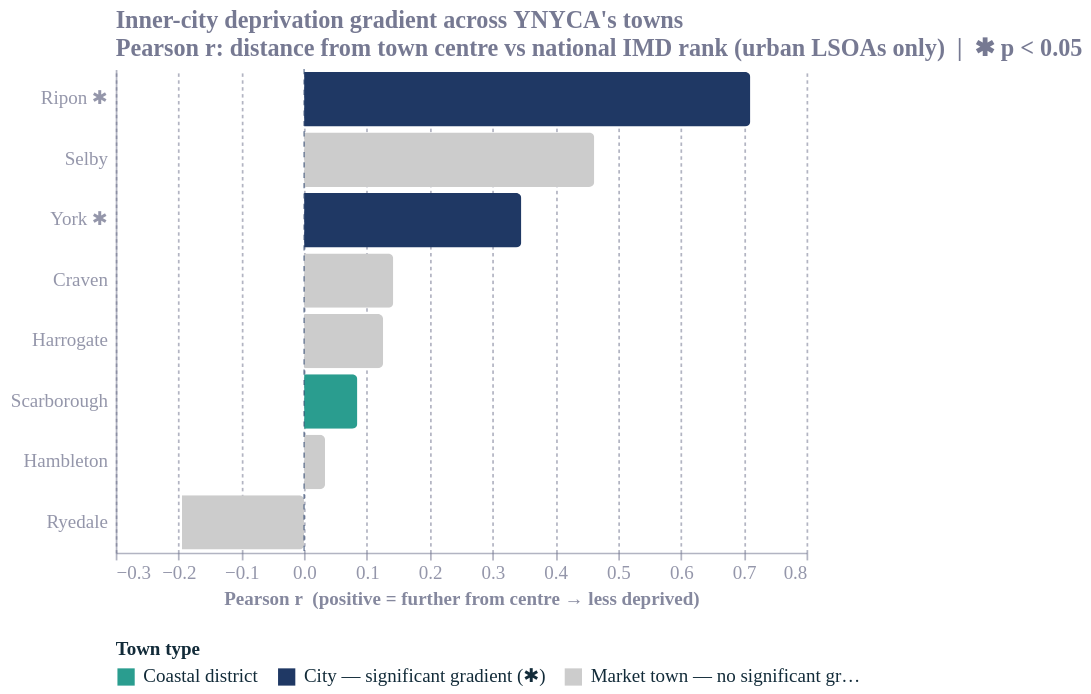

Source (Vega-Lite JSON):
### Vega-Lite specification from a JSON file in a GitHub repository (floating-point values rounded to 4 significant figures)
{"config": {"font": "Circular Std", "text": {"color": "#676A86", "align": "left", "baseline": "middle", "dx": 7, "dy": 0, "fontSize": 11}, "view": {"stroke": null, "continuousWidth": 400, "continuousHeight": 300, "discreteWidth": 400, "discreteHeight": 300}, "range": {"category": ["#36B7B4", "#E6224B", "#F4C245", "#0063AF", "#00A767", "#179FDB", "#EB5C2E"], "diverging": ["#E6224B", "#E54753", "#C9C9C9", "#179FDB", "#122B39"], "heatmap": ["#C9C9C9", "#179FDB", "#0063AF", "#122B39"], "ordinal": ["#00A767", "#36B7B4", "#179FDB", "#0063AF", "#243B5A"]}, "bar": {"color": "#179fdb"}, "line": {"color": "#e6224b"}, "rule": {"color": "#676A86"}, "area": {"opacity": 0.3}, "point": {"filled": true, "size": 80, "color": "#e6224b", "opacity": 0.95}, "geoshape": {"stroke": "white", "strokeWidth": 0.3}, "rect": {"fill": "#d6d4d4", "opacity": 0.3}, "axis": {"labelColor": "#676A86", "labelFontSize": 11, "labelFont": "Circular Std", "labelOpacity": 0.7, "tickColor": "#676A86", "tickOpacity": 0.5, "domainColor": "#676A86", "domainOpacity": 0.5, "gridColor": "#676A86", "gridDash": [2, 2], "gridOpacity": 0.5, "title": null, "titleColor": "#676A86", "titleOpacity": 0.8, "tickSize": 4}, "axisXDiscrete": {"grid": false, "labelAngle": 0, "tickCount": 10, "tickOpacity": 0.5, "title": null}, "axisYDiscrete": {"ticks": false, "labelPadding": 5}, "axisXTemporal": {"grid": false, "ticks": true}, "axisXQuantitative": {"grid": true}, "axisYQuantitative": {"gridColor": "#676A86", "gridDash": [1, 5], "gridOpacity": 0.5, "ticks": false, "labelPadding": 5, "tickCount": 8, "titleAngle": 0, "titleAlign": "left", "titleBaseline": "bottom", "titleX": 0, "titleY": -5}, "title": {"color": "#676A86E6", "subtitleColor": "#676A86", "font": "Circular Std", "subtitleFont": "Circular Std", "anchor": "start", "fontSize": 14, "subtitleFontSize": 12, "subtitlePadding": 4, "offset": 0, "frame": "group"}, "legend": {"titleColor": "#122b39", "title": null, "labelColor": "#122b39", "labelFontSize": 11}, "background": "white"}, "layer": [{"data": {"name": "data-95047214d957df35271e7ad96ed17a45"}, "mark": {"type": "bar", "cornerRadiusEnd": 3}, "encoding": {"color": {"field": "category", "legend": {"orient": "bottom", "title": "Town type"}, "scale": {"domain": ["Coastal district", "City — significant gradient (✱)", "Market town — no significant gradient"], "range": ["#2A9D8F", "#1F3864", "#cccccc"]}, "type": "nominal"}, "tooltip": [{"field": "town", "title": "Town", "type": "nominal"}, {"field": "category", "title": "Type", "type": "nominal"}, {"field": "r", "format": "+.3f", "title": "r", "type": "quantitative"}, {"field": "p", "format": ".3f", "title": "p-value", "type": "quantitative"}, {"field": "n", "title": "Urban LSOAs", "type": "quantitative"}], "x": {"field": "r", "scale": {"domain": [-0.3, 0.8]}, "title": "Pearson r  (positive = further from centre → less deprived)", "type": "quantitative"}, "y": {"field": "town_label", "sort": {"field": "r", "order": "descending"}, "title": null, "type": "nominal"}}}, {"data": {"name": "data-d285a7403ed98ae579761d64a864032b"}, "mark": {"type": "rule", "color": "#1F3864", "opacity": 0.5, "strokeDash": [3, 3]}, "encoding": {"x": {"field": "x", "type": "quantitative"}}}], "height": 280, "title": ["Inner-city deprivation gradient across YNYCA's towns", "Pearson r: distance from town centre vs national IMD rank (urban LSOAs only)  |  ✱ p < 0.05"], "width": 400, "$schema": "https://vega.github.io/schema/vega-lite/v5.20.1.json", "datasets": {"data-95047214d957df35271e7ad96ed17a45": [{"town": "Ripon", "r": 0.7105, "p": 0.01426, "n": 11, "significant": true, "category": "City — significant gradient (✱)", "town_label": "Ripon ✱"}, {"town": "Selby", "r": 0.462, "p": 0.06189, "n": 17, "significant": false, "category": "Market town — no significant gradient", "town_label": "Selby"}, {"town": "York", "r": 0.3459, "p": 0.000323, "n": 104, "significant": true, "category": "City — significant gradient (✱)", "town_label": "York ✱"}, {"town": "Craven", "r": 0.1419, "p": 0.6139, "n": 15, "significant": false, "category": "Market town — no significant gradient", "town_label": "Craven"}, {"town": "Harrogate", "r": 0.1258, "p": 0.3381, "n": 60, "significant": false, "category": "Market town — no significant gradient", "town_label": "Harrogate"}, {"town": "Scarborough", "r": 0.08478, "p": 0.571, "n": 47, "significant": false, "category": "Coastal district", "town_label": "Scarborough"}, {"town": "Hambleton", "r": 0.03339, "p": 0.8889, "n": 20, "significant": false, "category": "Market town — no significant gradient", "town_label": "Hambleton"}, {"town": "Ryedale", "r": -0.1946, "p": 0.6158, "n": 9, "significant": false, "category": "Market town — no significant gradient", "town_label": "Ryedale"}], "data-d285a7403ed98ae579761d64a864032b": [{"x": 0}]}}
